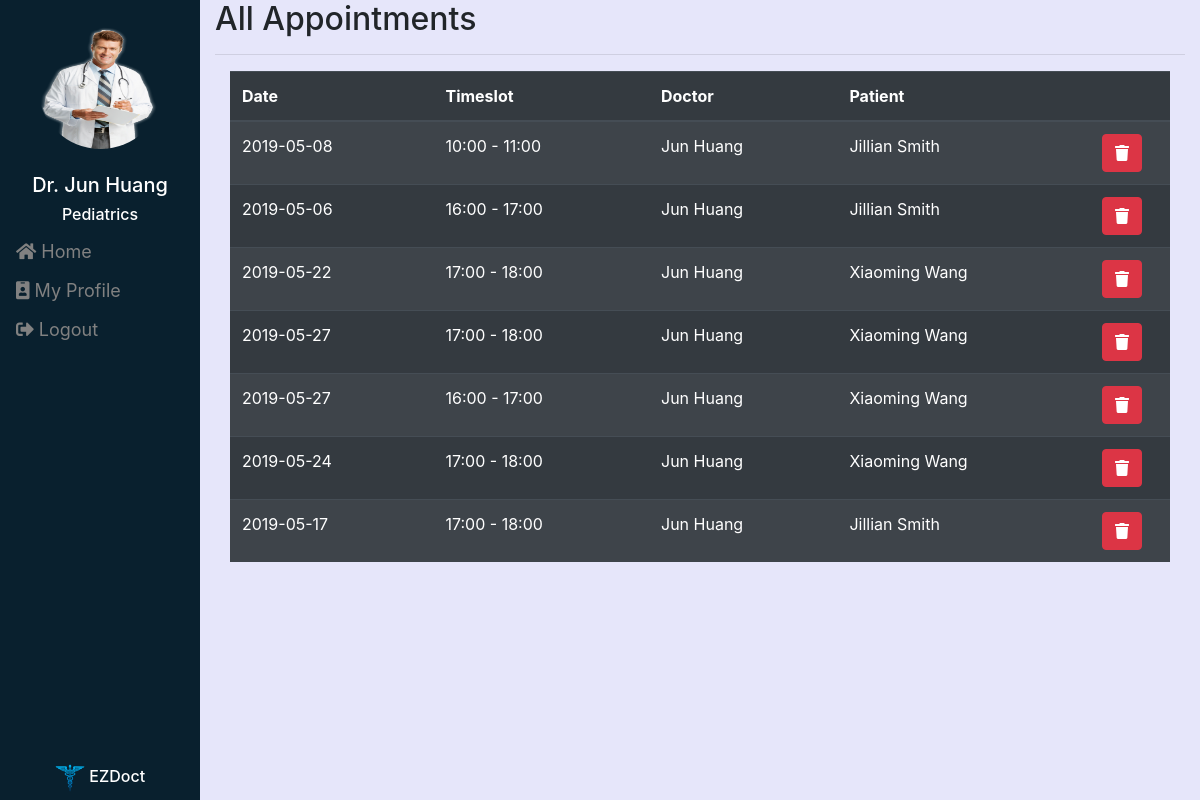
/doctor/appointments/ (signed in), run on an earlier commit of the app's database.
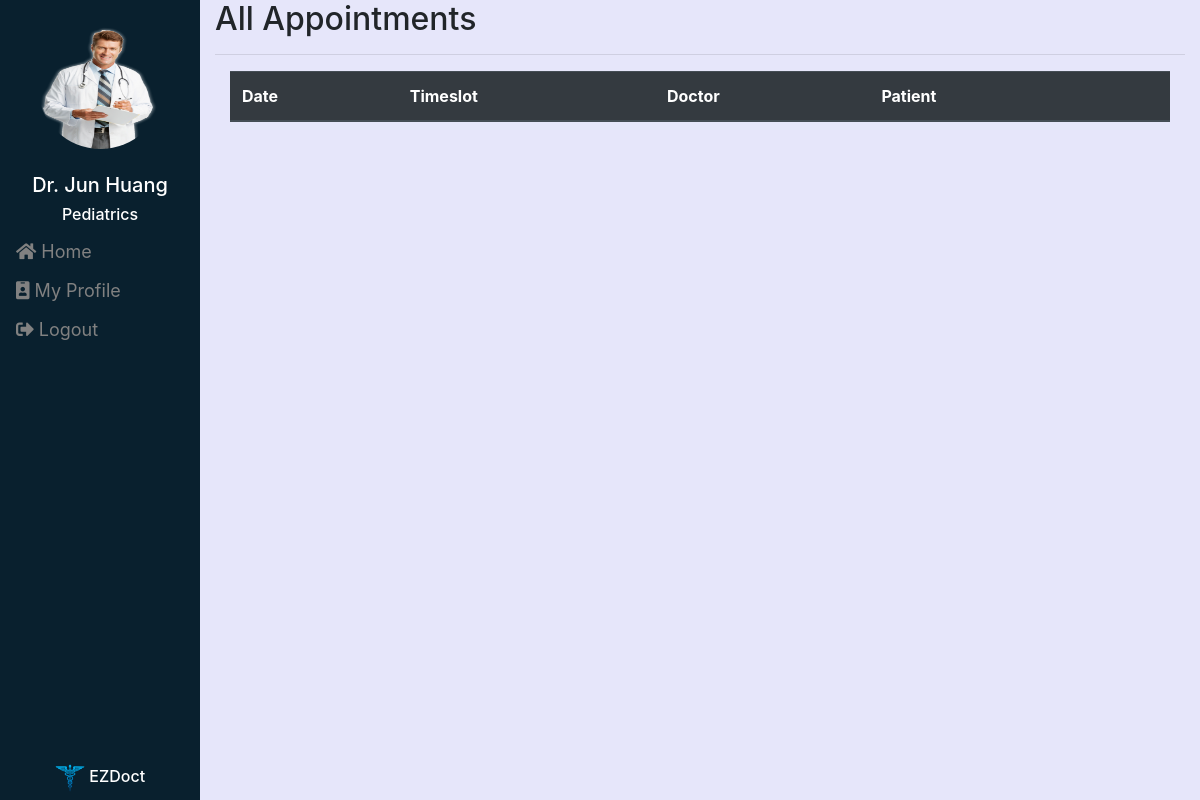
And on a later commit of the database.
### scheduling/models.py (models this page shows, shortened)
class Appointment(models.Model):
    TIMESLOT_LIST = (
        (1, '10:00 - 11:00'),
        (2, '11:00 - 12:00'),
        (3, '12:00 - 13:00'),
        (4, '13:00 - 14:00'),
        (5, '14:00 - 15:00'),
        (6, '15:00 - 16:00'),
        (7, '16:00 - 17:00'),
        (8, '17:00 - 18:00'),
        (9, '18:00 - 19:00'),
    )
    date = models.DateField(default=date.today)
    timeslot = models.IntegerField(choices=TIMESLOT_LIST, null=True)
    doctor = models.ForeignKey(Doctor, on_delete = models.CASCADE, related_name='appointment_doctor')
    patient = models.ForeignKey(Patient, on_delete = models.CASCADE, related_name='appointment_patient')

class Doctor(models.Model):
    upin = models.AutoField(primary_key=True) #unique physician identification number
    user = models.OneToOneField(User, on_delete=models.CASCADE) #user id
    user.user_type = "doctor"
    specialty = models.CharField(max_length=20, blank=False)
    picture = models.ImageField(upload_to = 'doctors', blank=False)
    def __str__(self):
        return str(self.user)

class User(AbstractUser):
    users = (
        ('doctor', 'Doctor'),
        ('patient', 'Patient'),
        ('assistant', 'Assistant'),
    )
    user_type = models.CharField(choices=users, max_length=9)
    def __str__(self):
        return self.first_name  + " " + self.last_name

class Patient(models.Model):
    pid = models.AutoField(unique=True, primary_key=True) #patient identification
    user = models.OneToOneField(User, on_delete=models.CASCADE)
    doctor = models.ForeignKey(Doctor, on_delete = models.CASCADE, related_name='patient_doctor', null=True)
    user.user_type = "patient"
    picture = models.ImageField(upload_to = 'patients', blank=False)
    def __str__(self):
        return str(self.user)

### scheduling/views/user.py (the view)
# urls.py: path('appointments/', user.all_appointments, name='all_appointments'),
def all_appointments(request):
    if request.method == 'GET':
        if request.user.user_type == "doctor":
            all_appointments = Appointment.objects.filter(doctor = request.user.doctor.upin)
        else:
            all_appointments = Appointment.objects.all().order_by('date','timeslot')
        return render(request, 'scheduling/appointments.html', {"all_appointments" : all_appointments})
    elif request.method == 'POST':
        Appointment.objects.filter(id=request.POST.get('appointment_id')).delete()
        all_appointments = Appointment.objects.all().order_by('date','timeslot')
        return render(request, 'scheduling/appointments.html', {"all_appointments" : all_appointments})

### scheduling/templates/scheduling/appointments.html (shortened to what this page needs)
{% extends 'scheduling/dashboard_template.html' %}
{% load static %}
{% load staticfiles %}
{% load crispy_forms_tags %}
{% block content %}
<div class="row container-fluid">
    {% if user.is_authenticated and user.user_type == "doctor" %}
    <div class="col-2 sidebar">
        <br>
        <div id="profile">
            <img id="pfp" class="rounded-circle" src="{{user.doctor.picture.url}}">
            <br><br>
            <h5> Dr. {{user}} </h5>
            <h6>{{user.doctor.specialty}} </h6>
        </div>
        <a href="{% url 'doctor_portal' %}"><i class="fa fa-home"></i> Home</a>
        <a href="{% url 'edit_profile' %}"><i class="fa fa-id-badge"></i> My Profile</a>
        <a href="{%url 'logout' %}"> <i class="fas fa-sign-out-alt"></i> Logout </a>
        <div id="footer">
            <img src="{% static 'images/caduceus.png' %}" alt="Logo" style="width:30px;">
            <h6>EZDoct</h6>
        </div>
    </div>
    {% endif %}
    {% if user.is_authenticated and user.user_type == "assistant" or user.user_type == "doctor" %}
    <div class="col-sm-10" id="table">
        <h2>All Appointments</h2>
        <hr>
        <div class="container-fluid  overflow-auto">
            <table class="table table-dark table-striped fixed_header">
                <thead>
                    <tr>
                        <th>Date</th>
                        <th>Timeslot</th>
                        <th>Doctor</th>
                        <th>Patient</th>
                        <th class="trash"></th>
                    </tr>
                </thead>
                <tbody>
                    {% for all_appointment in all_appointments %}
                    <tr>
                        <td>{{ all_appointment.date }}</td>
                        <td>{{ all_appointment.get_timeslot_display }}</td>
                        <td>{{ all_appointment.doctor }}</td>
                        <td>{{ all_appointment.patient }}</td>
                        <td class="trash">
                            <form id="delete" action="" method="POST">
                                <button type="submit" class="btn btn-danger"><i class="fa fa-trash"></i></button>
                            </form>
                        </td>
                    </tr>
                    {% endfor %}
                </tbody>
            </table>
        </div>
    </div>
</div>
{% else %}
{% url index %}
{% endif %}
{% endblock %}

What changed in the data, as far as the page shows it:
removed Appointment: date "2019-05-08", timeslot "10:00 - 11:00", doctor "Jun Huang", patient "Jillian Smith"
removed Appointment: date "2019-05-06", timeslot "16:00 - 17:00", doctor "Jun Huang", patient "Jillian Smith"
removed Appointment: date "2019-05-22", timeslot "17:00 - 18:00", doctor "Jun Huang", patient "Xiaoming Wang"
removed Appointment: date "2019-05-27", timeslot "17:00 - 18:00", doctor "Jun Huang", patient "Xiaoming Wang"
removed Appointment: date "2019-05-27", timeslot "16:00 - 17:00", doctor "Jun Huang", patient "Xiaoming Wang"
removed Appointment: date "2019-05-24", timeslot "17:00 - 18:00", doctor "Jun Huang", patient "Xiaoming Wang"
removed Appointment: date "2019-05-17", timeslot "17:00 - 18:00", doctor "Jun Huang", patient "Jillian Smith"
